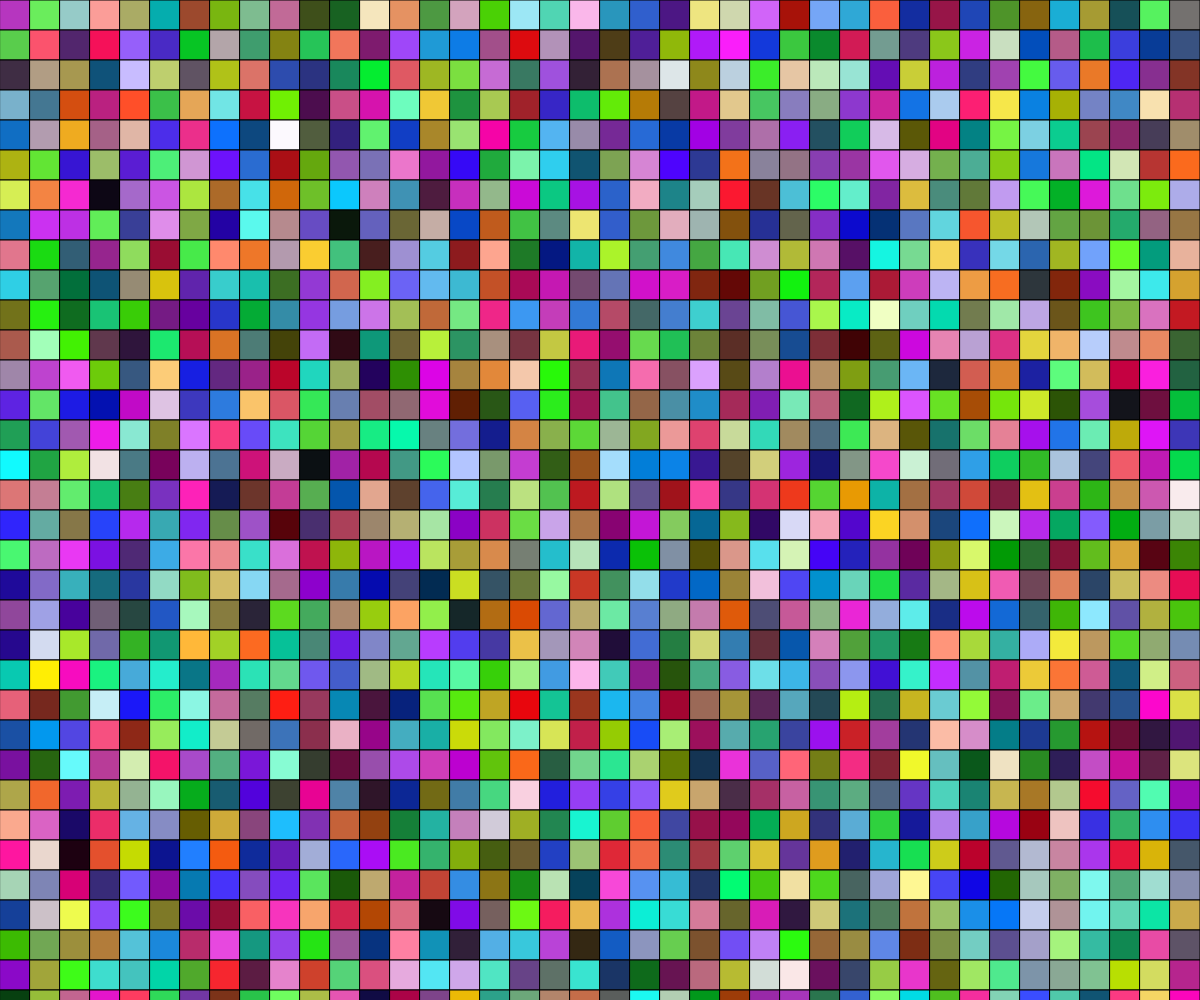
Frame 1 (no input)
Frame 60 (no input): identical to frame 1, image omitted
Frame 120 (the mouse pressed at the canvas centre since frame 60): identical to frame 1, image omitted

The p5.js sketch that drew this single still picture (run headless with seeded random() and noise() and a simulated clock; from frame 60 on, the mouse is pressed at the canvas centre):

// p5.js sketch
// ── sketch.js
//Multi coloured grid
//Cayden Hnatiuk
//CS30
//Feb. 27th / 2020

let gridSpacing = 30;

function mouseClicked(){
  if(!gridSpacing === 1){
    gridSpacing -= 1;
  }
}

function rectGrid(){
  for(let x = 0; x < width; x += gridSpacing){
    for(let y = 0; y < height; y += gridSpacing){
      fill(random(1,255),random(1,255),random(1,255));
      rect(x,y,gridSpacing,gridSpacing);
    }
  }
}

function setup() {
  createCanvas(windowWidth, windowHeight);
  rectGrid();
}

function draw() {
  if(mouseClicked()){
    rectGrid();
  }
}
